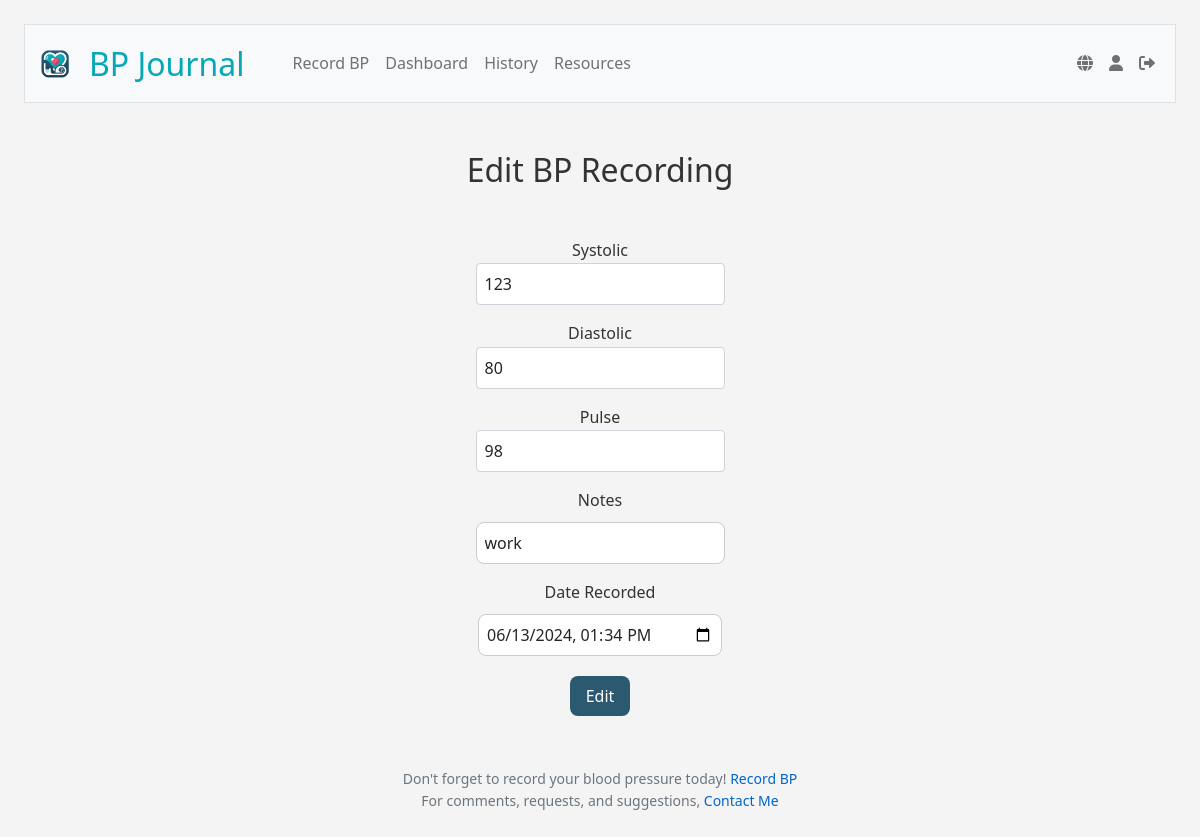
The page /edit/22 (signed in) on the database as committed earlier.
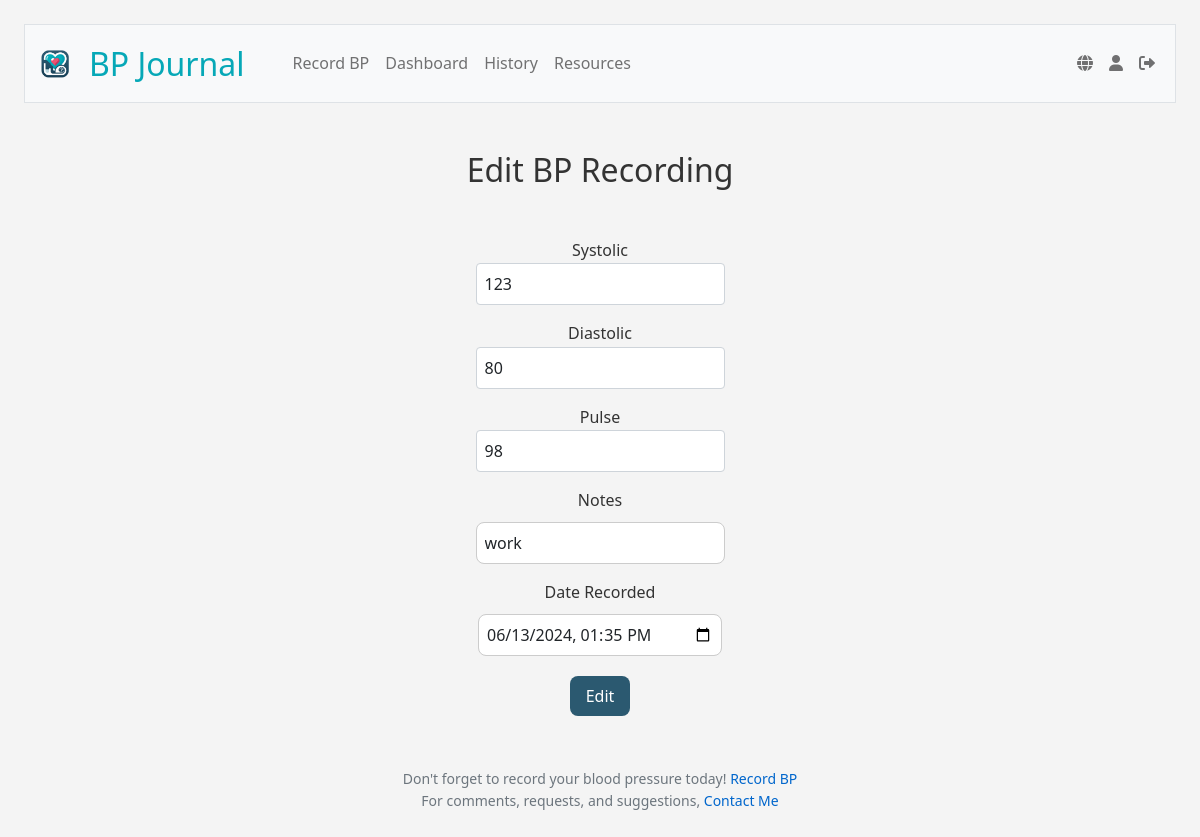
The same page on the database as committed later.
### tables this page shows
CREATE TABLE blood_pressure_readings (
id INTEGER PRIMARY KEY AUTOINCREMENT NOT NULL,
user_id INTEGER NOT NULL,
systolic INTEGER NOT NULL,
diastolic INTEGER NOT NULL,
pulse INTEGER,
reading_date DATETIME DEFAULT CURRENT_TIMESTAMP,
notes TEXT,
FOREIGN KEY (user_id) REFERENCES users (id));

### app.py (the view)
@app.route("/edit/<int:id>", methods=["GET", "POST"])
@login_required
def edit(id):
    record = db.execute("SELECT * FROM blood_pressure_readings WHERE id = ?", id)[0]
    data=g.language_data['edit']
    user_id = session["user_id"]
    user_timezone = db.execute("SELECT timezone FROM users WHERE id = ?", user_id)[0]['timezone']
    user_tz = pytz.timezone(user_timezone)
    if request.method == "POST":
        try:
            systolic = request.form['systolic']
            diastolic = request.form['diastolic']
            pulse = request.form['pulse']
            timestamp = request.form['timestamp']
            notes = request.form['notes']
            local_time = datetime.strptime(timestamp, '%Y-%m-%dT%H:%M')
            utc_time = user_tz.localize(local_time).astimezone(pytz.utc)
            utc_timestamp = utc_time.strftime('%Y-%m-%d %H:%M:%S')
            db.execute("""
                    UPDATE blood_pressure_readings
                    SET systolic = ?,
                    diastolic = ?,
                    pulse = ?,
                    reading_date = ?,
                    notes = ?
                    WHERE id = ?
            """, systolic, diastolic, pulse, utc_timestamp, notes, id)
            flash(data['editSuccess'], 'success')
            return redirect("/history")
        except Exception as e:
            flash(f"{data['editFail']} {e}", 'danger')
            return redirect(url_for('edit', id=id))
    else:
        utc_time = record["reading_date"]
        local_time = pytz.utc.localize(datetime.strptime(utc_time, '%Y-%m-%d %H:%M:%S')).astimezone(user_tz)
        record["reading_date"] = local_time.strftime('%Y-%m-%dT%H:%M')
    return render_template("edit.html", record=record, data=data)

### app.py (called while the page is built)
@app.before_request
def load_language_data():
    if 'language' not in session:
        session['language'] = 'en'
    user_lang = session['language']
    with open(f'languages/{user_lang}.json', 'r') as file:
        g.language_data = json.load(file)
    g.language_data['current_lang'] = user_lang

@app.after_request
def after_request(response):
    response.headers["Cache-Control"] = "no-cache, no-store, must-revalidate"
    response.headers["Expires"] = 0
    response.headers["Pragma"] = "no-cache"
    return response

@app.context_processor
def inject_layout_data():
    return dict(layout_data=g.language_data['layout'])

@app.context_processor
def inject_user_details():
    if 'user_id' in session:
        user_id = session['user_id']
        user_info = db.execute("SELECT username FROM users WHERE id = ?", user_id)
        if user_info:
            username = user_info[0]['username']
        else:
            username = None
    else:
        username = None
    return {'username': username}

### templates/edit.html (shortened to what this page needs)
{% extends "layout.html" %}
{% block main %}
<div class="container">
    <h2>{{ data.heading }}</h2>
    <form action="{{ url_for('edit', id=record.id)}}" method="POST">
        <div class="mb-3">
            <label for="systolic">{{ data.systolic }}</label>
            <input type="number" name="systolic" id="systolic" class="form-control mx-auto w-auto" value="{{ record.systolic }}" required>
        </div>
        <div class="mb-3">
            <label for="diastolic">{{ data.diastolic }}</label>
            <input type="number" name="diastolic" id="diastolic" class="form-control mx-auto w-auto" value="{{ record.diastolic }}" required>
        </div>
        <div class="mb-3">
            <label for="pulse">{{ data.pulse }}</label>
            <input type="number" name="pulse" id="pulse" class="form-control mx-auto w-auto" value="{{ record.pulse }}" required>
        </div>
        <div class="mb-3">
            <label for="notes">{{ data.notes }}</label>
            <input type="text" name="notes" id="notes" class="form-control mx-auto w-auto" value="{{ record.notes }}" required>
        </div>
        <div class="mb-3">
            <label for="timestamp">{{ data.dateRecorded }}</label>
            <input type="datetime-local" name="timestamp" id="timestamp" class="form-control mx-auto w-auto" value="{{ record.reading_date }}" required>
        </div>
        <button type="submit" class="btn btn-success submit-button">{{ data.editRecording }}</button>
    </form>
</div>
{% endblock %}

Rows that differ between the two databases and show on the page:
changed blood_pressure_readings "work": timestamp "06/13/2024 13:34" → "06/13/2024 13:35"
